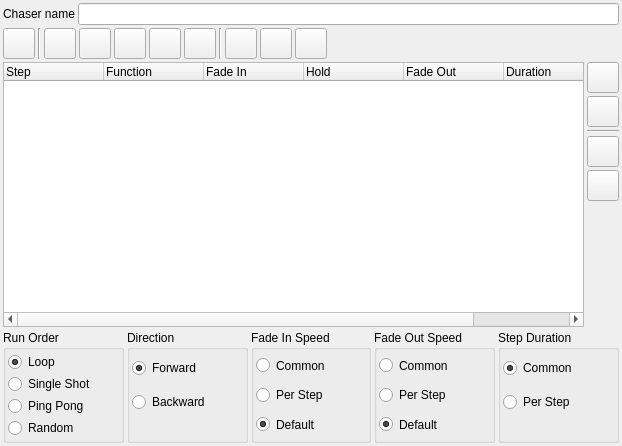
<?xml version="1.0" encoding="UTF-8"?>
<ui version="4.0">
 <class>ChaserEditor</class>
 <widget class="QWidget" name="ChaserEditor">
  <property name="geometry">
   <rect>
    <x>0</x>
    <y>0</y>
    <width>622</width>
    <height>446</height>
   </rect>
  </property>
  <property name="windowTitle">
   <string>Chaser editor</string>
  </property>
  <layout class="QGridLayout" name="gridLayout">
   <property name="leftMargin">
    <number>3</number>
   </property>
   <property name="topMargin">
    <number>3</number>
   </property>
   <property name="rightMargin">
    <number>3</number>
   </property>
   <property name="bottomMargin">
    <number>3</number>
   </property>
   <property name="spacing">
    <number>3</number>
   </property>
   <item row="2" column="0" rowspan="10" colspan="2">
    <widget class="QTreeWidget" name="m_tree">
     <property name="sizePolicy">
      <sizepolicy hsizetype="Expanding" vsizetype="Expanding">
       <horstretch>0</horstretch>
       <verstretch>1</verstretch>
      </sizepolicy>
     </property>
     <property name="alternatingRowColors">
      <bool>true</bool>
     </property>
     <property name="selectionMode">
      <enum>QAbstractItemView::ExtendedSelection</enum>
     </property>
     <property name="rootIsDecorated">
      <bool>false</bool>
     </property>
     <property name="itemsExpandable">
      <bool>false</bool>
     </property>
     <property name="allColumnsShowFocus">
      <bool>true</bool>
     </property>
     <property name="expandsOnDoubleClick">
      <bool>false</bool>
     </property>
     <column>
      <property name="text">
       <string>Step</string>
      </property>
     </column>
     <column>
      <property name="text">
       <string>Function</string>
      </property>
     </column>
     <column>
      <property name="text">
       <string>Fade In</string>
      </property>
     </column>
     <column>
      <property name="text">
       <string>Hold</string>
      </property>
     </column>
     <column>
      <property name="text">
       <string>Fade Out</string>
      </property>
     </column>
     <column>
      <property name="text">
       <string>Duration</string>
      </property>
     </column>
     <column>
      <property name="text">
       <string>Notes</string>
      </property>
     </column>
    </widget>
   </item>
   <item row="3" column="2">
    <widget class="QToolButton" name="m_remove">
     <property name="toolTip">
      <string>Remove the selected step</string>
     </property>
     <property name="icon">
      <iconset resource="qlcui.qrc">
       <normaloff>:/edit_remove.png</normaloff>:/edit_remove.png</iconset>
     </property>
     <property name="iconSize">
      <size>
       <width>24</width>
       <height>24</height>
      </size>
     </property>
    </widget>
   </item>
   <item row="0" column="0" colspan="3">
    <layout class="QHBoxLayout" name="horizontalLayout">
     <item>
      <widget class="QLabel" name="m_nameLabel">
       <property name="sizePolicy">
        <sizepolicy hsizetype="Preferred" vsizetype="Preferred">
         <horstretch>0</horstretch>
         <verstretch>0</verstretch>
        </sizepolicy>
       </property>
       <property name="text">
        <string>Chaser name</string>
       </property>
      </widget>
     </item>
     <item>
      <widget class="QLineEdit" name="m_nameEdit">
       <property name="sizePolicy">
        <sizepolicy hsizetype="Expanding" vsizetype="Fixed">
         <horstretch>0</horstretch>
         <verstretch>0</verstretch>
        </sizepolicy>
       </property>
       <property name="toolTip">
        <string>Name of the chaser being edited</string>
       </property>
      </widget>
     </item>
    </layout>
   </item>
   <item row="12" column="0" colspan="3">
    <layout class="QHBoxLayout" name="horizontalLayout_2">
     <item>
      <widget class="QGroupBox" name="groupBox">
       <property name="title">
        <string>Run Order</string>
       </property>
       <layout class="QGridLayout" name="gridLayout_6">
        <property name="leftMargin">
         <number>2</number>
        </property>
        <property name="topMargin">
         <number>2</number>
        </property>
        <property name="rightMargin">
         <number>2</number>
        </property>
        <property name="bottomMargin">
         <number>2</number>
        </property>
        <property name="spacing">
         <number>2</number>
        </property>
        <item row="0" column="0">
         <widget class="QRadioButton" name="m_loop">
          <property name="sizePolicy">
           <sizepolicy hsizetype="Minimum" vsizetype="Minimum">
            <horstretch>0</horstretch>
            <verstretch>0</verstretch>
           </sizepolicy>
          </property>
          <property name="toolTip">
           <string>Run through over and over again</string>
          </property>
          <property name="text">
           <string>Loop</string>
          </property>
          <property name="checked">
           <bool>true</bool>
          </property>
         </widget>
        </item>
        <item row="1" column="0">
         <widget class="QRadioButton" name="m_singleShot">
          <property name="sizePolicy">
           <sizepolicy hsizetype="Minimum" vsizetype="Minimum">
            <horstretch>0</horstretch>
            <verstretch>0</verstretch>
           </sizepolicy>
          </property>
          <property name="toolTip">
           <string>Run through once and stop</string>
          </property>
          <property name="text">
           <string>Single Shot</string>
          </property>
         </widget>
        </item>
        <item row="2" column="0">
         <widget class="QRadioButton" name="m_pingPong">
          <property name="sizePolicy">
           <sizepolicy hsizetype="Minimum" vsizetype="Minimum">
            <horstretch>0</horstretch>
            <verstretch>0</verstretch>
           </sizepolicy>
          </property>
          <property name="toolTip">
           <string>Switch direction at both ends</string>
          </property>
          <property name="text">
           <string>Ping Pong</string>
          </property>
         </widget>
        </item>
        <item row="3" column="0">
         <widget class="QRadioButton" name="m_random">
          <property name="toolTip">
           <string>Execute steps in random order</string>
          </property>
          <property name="text">
           <string>Random</string>
          </property>
         </widget>
        </item>
       </layout>
      </widget>
     </item>
     <item>
      <widget class="QGroupBox" name="groupBox_2">
       <property name="title">
        <string>Direction</string>
       </property>
       <layout class="QGridLayout" name="gridLayout_5">
        <property name="leftMargin">
         <number>2</number>
        </property>
        <property name="topMargin">
         <number>2</number>
        </property>
        <property name="rightMargin">
         <number>2</number>
        </property>
        <property name="bottomMargin">
         <number>2</number>
        </property>
        <property name="spacing">
         <number>2</number>
        </property>
        <item row="0" column="0">
         <widget class="QRadioButton" name="m_forward">
          <property name="sizePolicy">
           <sizepolicy hsizetype="Minimum" vsizetype="Minimum">
            <horstretch>0</horstretch>
            <verstretch>0</verstretch>
           </sizepolicy>
          </property>
          <property name="toolTip">
           <string>Start from the first step</string>
          </property>
          <property name="text">
           <string>Forward</string>
          </property>
          <property name="checked">
           <bool>true</bool>
          </property>
         </widget>
        </item>
        <item row="1" column="0">
         <widget class="QRadioButton" name="m_backward">
          <property name="sizePolicy">
           <sizepolicy hsizetype="Minimum" vsizetype="Minimum">
            <horstretch>0</horstretch>
            <verstretch>0</verstretch>
           </sizepolicy>
          </property>
          <property name="toolTip">
           <string>Start from the last step</string>
          </property>
          <property name="text">
           <string>Backward</string>
          </property>
         </widget>
        </item>
        <item row="2" column="0">
         <spacer name="verticalSpacer">
          <property name="orientation">
           <enum>Qt::Vertical</enum>
          </property>
          <property name="sizeType">
           <enum>QSizePolicy::Maximum</enum>
          </property>
          <property name="sizeHint" stdset="0">
           <size>
            <width>20</width>
            <height>20</height>
           </size>
          </property>
         </spacer>
        </item>
       </layout>
      </widget>
     </item>
     <item>
      <widget class="QGroupBox" name="m_fadeInGroup">
       <property name="title">
        <string>Fade In Speed</string>
       </property>
       <layout class="QGridLayout" name="gridLayout_2">
        <property name="leftMargin">
         <number>2</number>
        </property>
        <property name="topMargin">
         <number>2</number>
        </property>
        <property name="rightMargin">
         <number>2</number>
        </property>
        <property name="bottomMargin">
         <number>2</number>
        </property>
        <property name="spacing">
         <number>2</number>
        </property>
        <item row="1" column="0">
         <widget class="QRadioButton" name="m_fadeInCommonRadio">
          <property name="sizePolicy">
           <sizepolicy hsizetype="Minimum" vsizetype="Minimum">
            <horstretch>0</horstretch>
            <verstretch>0</verstretch>
           </sizepolicy>
          </property>
          <property name="toolTip">
           <string>All steps have common fade in speed set by the chaser</string>
          </property>
          <property name="text">
           <string>Common</string>
          </property>
         </widget>
        </item>
        <item row="2" column="0">
         <widget class="QRadioButton" name="m_fadeInPerStepRadio">
          <property name="sizePolicy">
           <sizepolicy hsizetype="Minimum" vsizetype="Minimum">
            <horstretch>0</horstretch>
            <verstretch>0</verstretch>
           </sizepolicy>
          </property>
          <property name="toolTip">
           <string>Each step has its own fade in speed set by the chaser</string>
          </property>
          <property name="text">
           <string>Per Step</string>
          </property>
         </widget>
        </item>
        <item row="3" column="0">
         <widget class="QRadioButton" name="m_fadeInDefaultRadio">
          <property name="sizePolicy">
           <sizepolicy hsizetype="Minimum" vsizetype="Minimum">
            <horstretch>0</horstretch>
            <verstretch>0</verstretch>
           </sizepolicy>
          </property>
          <property name="toolTip">
           <string>Use each function's own fade in speed</string>
          </property>
          <property name="text">
           <string>Default</string>
          </property>
          <property name="checked">
           <bool>true</bool>
          </property>
         </widget>
        </item>
       </layout>
      </widget>
     </item>
     <item>
      <widget class="QGroupBox" name="m_fadeOutGroup">
       <property name="title">
        <string>Fade Out Speed</string>
       </property>
       <layout class="QGridLayout" name="gridLayout_3">
        <property name="leftMargin">
         <number>2</number>
        </property>
        <property name="topMargin">
         <number>2</number>
        </property>
        <property name="rightMargin">
         <number>2</number>
        </property>
        <property name="bottomMargin">
         <number>2</number>
        </property>
        <property name="spacing">
         <number>2</number>
        </property>
        <item row="1" column="0">
         <widget class="QRadioButton" name="m_fadeOutCommonRadio">
          <property name="sizePolicy">
           <sizepolicy hsizetype="Minimum" vsizetype="Minimum">
            <horstretch>0</horstretch>
            <verstretch>0</verstretch>
           </sizepolicy>
          </property>
          <property name="toolTip">
           <string>All steps have common fade out speed set by the chaser</string>
          </property>
          <property name="text">
           <string>Common</string>
          </property>
         </widget>
        </item>
        <item row="2" column="0">
         <widget class="QRadioButton" name="m_fadeOutPerStepRadio">
          <property name="sizePolicy">
           <sizepolicy hsizetype="Minimum" vsizetype="Minimum">
            <horstretch>0</horstretch>
            <verstretch>0</verstretch>
           </sizepolicy>
          </property>
          <property name="toolTip">
           <string>Each step has its own fade out speed set by the chaser</string>
          </property>
          <property name="text">
           <string>Per Step</string>
          </property>
         </widget>
        </item>
        <item row="3" column="0">
         <widget class="QRadioButton" name="m_fadeOutDefaultRadio">
          <property name="sizePolicy">
           <sizepolicy hsizetype="Minimum" vsizetype="Minimum">
            <horstretch>0</horstretch>
            <verstretch>0</verstretch>
           </sizepolicy>
          </property>
          <property name="toolTip">
           <string>Use each function's own fade out speed</string>
          </property>
          <property name="text">
           <string>Default</string>
          </property>
          <property name="checked">
           <bool>true</bool>
          </property>
         </widget>
        </item>
       </layout>
      </widget>
     </item>
     <item>
      <widget class="QGroupBox" name="m_durationGroup">
       <property name="title">
        <string>Step Duration</string>
       </property>
       <property name="flat">
        <bool>false</bool>
       </property>
       <layout class="QGridLayout" name="gridLayout_4">
        <property name="leftMargin">
         <number>2</number>
        </property>
        <property name="topMargin">
         <number>2</number>
        </property>
        <property name="rightMargin">
         <number>2</number>
        </property>
        <property name="bottomMargin">
         <number>2</number>
        </property>
        <property name="spacing">
         <number>2</number>
        </property>
        <item row="1" column="0">
         <widget class="QRadioButton" name="m_durationCommonRadio">
          <property name="sizePolicy">
           <sizepolicy hsizetype="Minimum" vsizetype="Minimum">
            <horstretch>0</horstretch>
            <verstretch>0</verstretch>
           </sizepolicy>
          </property>
          <property name="toolTip">
           <string>All steps have common step duration set by the chaser</string>
          </property>
          <property name="text">
           <string>Common</string>
          </property>
          <property name="checked">
           <bool>true</bool>
          </property>
         </widget>
        </item>
        <item row="2" column="0">
         <widget class="QRadioButton" name="m_durationPerStepRadio">
          <property name="sizePolicy">
           <sizepolicy hsizetype="Minimum" vsizetype="Minimum">
            <horstretch>0</horstretch>
            <verstretch>0</verstretch>
           </sizepolicy>
          </property>
          <property name="toolTip">
           <string>Each step has its own duration set by the chaser</string>
          </property>
          <property name="text">
           <string>Per Step</string>
          </property>
         </widget>
        </item>
        <item row="3" column="0">
         <spacer name="verticalSpacer_2">
          <property name="orientation">
           <enum>Qt::Vertical</enum>
          </property>
          <property name="sizeType">
           <enum>QSizePolicy::Maximum</enum>
          </property>
          <property name="sizeHint" stdset="0">
           <size>
            <width>20</width>
            <height>20</height>
           </size>
          </property>
         </spacer>
        </item>
       </layout>
      </widget>
     </item>
    </layout>
   </item>
   <item row="6" column="2">
    <widget class="QToolButton" name="m_lower">
     <property name="toolTip">
      <string>Lower the selected step once</string>
     </property>
     <property name="icon">
      <iconset resource="qlcui.qrc">
       <normaloff>:/down.png</normaloff>:/down.png</iconset>
     </property>
     <property name="iconSize">
      <size>
       <width>24</width>
       <height>24</height>
      </size>
     </property>
    </widget>
   </item>
   <item row="4" column="2">
    <widget class="Line" name="line">
     <property name="orientation">
      <enum>Qt::Horizontal</enum>
     </property>
    </widget>
   </item>
   <item row="7" column="2" rowspan="5">
    <spacer>
     <property name="orientation">
      <enum>Qt::Vertical</enum>
     </property>
     <property name="sizeHint" stdset="0">
      <size>
       <width>20</width>
       <height>40</height>
      </size>
     </property>
    </spacer>
   </item>
   <item row="1" column="0">
    <layout class="QHBoxLayout" name="horizontalLayout_3">
     <item>
      <widget class="QToolButton" name="m_speeddial">
       <property name="toolTip">
        <string>Show/Hide speed dial window</string>
       </property>
       <property name="icon">
        <iconset resource="qlcui.qrc">
         <normaloff>:/speed.png</normaloff>:/speed.png</iconset>
       </property>
       <property name="iconSize">
        <size>
         <width>24</width>
         <height>24</height>
        </size>
       </property>
       <property name="checkable">
        <bool>true</bool>
       </property>
      </widget>
     </item>
     <item>
      <widget class="Line" name="line_2">
       <property name="orientation">
        <enum>Qt::Vertical</enum>
       </property>
      </widget>
     </item>
     <item>
      <widget class="QToolButton" name="m_testPlayButton">
       <property name="toolTip">
        <string>See what the chaser does when it is run</string>
       </property>
       <property name="icon">
        <iconset resource="qlcui.qrc">
         <normaloff>:/player_play.png</normaloff>:/player_play.png</iconset>
       </property>
       <property name="iconSize">
        <size>
         <width>24</width>
         <height>24</height>
        </size>
       </property>
      </widget>
     </item>
     <item>
      <widget class="QToolButton" name="m_testStopButton">
       <property name="toolTip">
        <string>Stop the chaser if running</string>
       </property>
       <property name="icon">
        <iconset resource="qlcui.qrc">
         <normaloff>:/player_stop.png</normaloff>:/player_stop.png</iconset>
       </property>
       <property name="iconSize">
        <size>
         <width>24</width>
         <height>24</height>
        </size>
       </property>
      </widget>
     </item>
     <item>
      <widget class="QToolButton" name="m_RecButton">
       <property name="toolTip">
        <string>Record a chaser from an input</string>
       </property>
       <property name="icon">
        <iconset resource="qlcui.qrc">
         <normaloff>:/player_rec.png</normaloff>:/player_rec.png</iconset>
       </property>
       <property name="iconSize">
        <size>
         <width>24</width>
         <height>24</height>
        </size>
       </property>
       <property name="checkable">
        <bool>true</bool>
       </property>
      </widget>
		</item>
     <item>
      <widget class="QToolButton" name="m_testPreviousButton">
       <property name="toolTip">
        <string>Skip to the previous step</string>
       </property>
       <property name="icon">
        <iconset resource="qlcui.qrc">
         <normaloff>:/back.png</normaloff>:/back.png</iconset>
       </property>
       <property name="iconSize">
        <size>
         <width>24</width>
         <height>24</height>
        </size>
       </property>
      </widget>
     </item>
     <item>
      <widget class="QToolButton" name="m_testNextButton">
       <property name="toolTip">
        <string>Skip to the next step</string>
       </property>
       <property name="icon">
        <iconset resource="qlcui.qrc">
         <normaloff>:/forward.png</normaloff>:/forward.png</iconset>
       </property>
       <property name="iconSize">
        <size>
         <width>24</width>
         <height>24</height>
        </size>
       </property>
      </widget>
     </item>
     <item>
      <widget class="Line" name="line_4">
       <property name="orientation">
        <enum>Qt::Vertical</enum>
       </property>
      </widget>
     </item>
     <item>
      <widget class="QToolButton" name="m_copyButton">
       <property name="icon">
        <iconset resource="qlcui.qrc">
         <normaloff>:/editcopy.png</normaloff>:/editcopy.png</iconset>
       </property>
       <property name="iconSize">
        <size>
         <width>24</width>
         <height>24</height>
        </size>
       </property>
      </widget>
     </item>
     <item>
      <widget class="QToolButton" name="m_cutButton">
       <property name="icon">
        <iconset resource="qlcui.qrc">
         <normaloff>:/editcut.png</normaloff>:/editcut.png</iconset>
       </property>
       <property name="iconSize">
        <size>
         <width>24</width>
         <height>24</height>
        </size>
       </property>
      </widget>
     </item>
     <item>
      <widget class="QToolButton" name="m_pasteButton">
       <property name="icon">
        <iconset resource="qlcui.qrc">
         <normaloff>:/editpaste.png</normaloff>:/editpaste.png</iconset>
       </property>
       <property name="iconSize">
        <size>
         <width>24</width>
         <height>24</height>
        </size>
       </property>
      </widget>
     </item>
    </layout>
   </item>
   <item row="2" column="2">
    <widget class="QToolButton" name="m_add">
     <property name="toolTip">
      <string>Add step(s) to the current position</string>
     </property>
     <property name="icon">
      <iconset resource="qlcui.qrc">
       <normaloff>:/edit_add.png</normaloff>:/edit_add.png</iconset>
     </property>
     <property name="iconSize">
      <size>
       <width>24</width>
       <height>24</height>
      </size>
     </property>
    </widget>
   </item>
   <item row="5" column="2">
    <widget class="QToolButton" name="m_raise">
     <property name="toolTip">
      <string>Raise the selected step once</string>
     </property>
     <property name="icon">
      <iconset resource="qlcui.qrc">
       <normaloff>:/up.png</normaloff>:/up.png</iconset>
     </property>
     <property name="iconSize">
      <size>
       <width>24</width>
       <height>24</height>
      </size>
     </property>
    </widget>
   </item>
  </layout>
 </widget>
 <resources>
  <include location="qlcui.qrc"/>
  <include location="qlcui.qrc"/>
 </resources>
 <connections/>
</ui>
